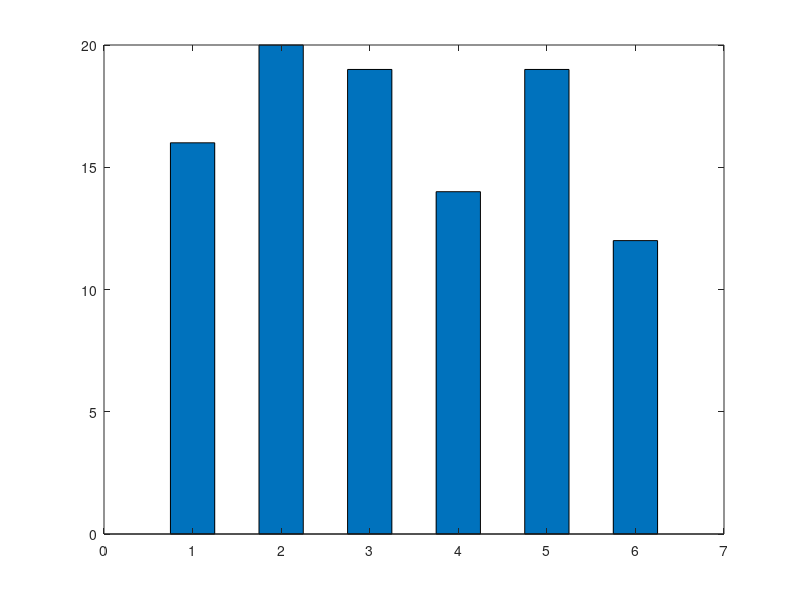
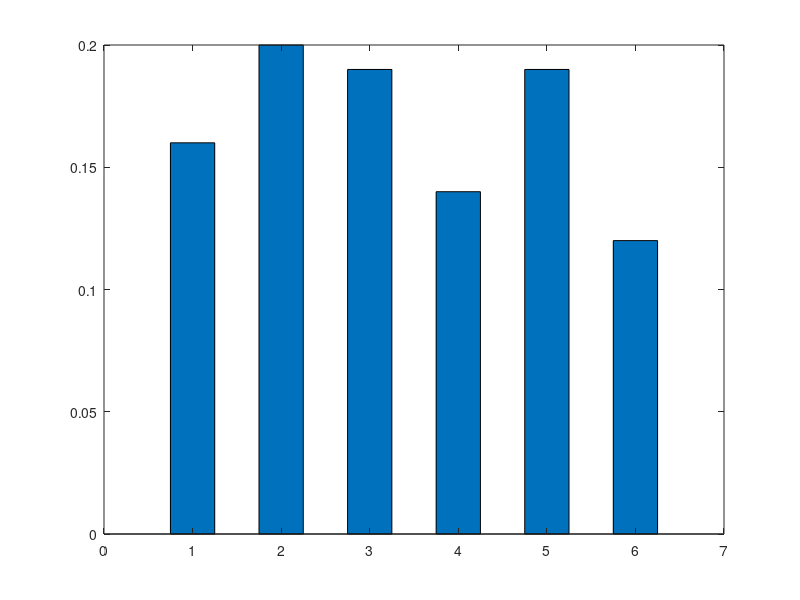
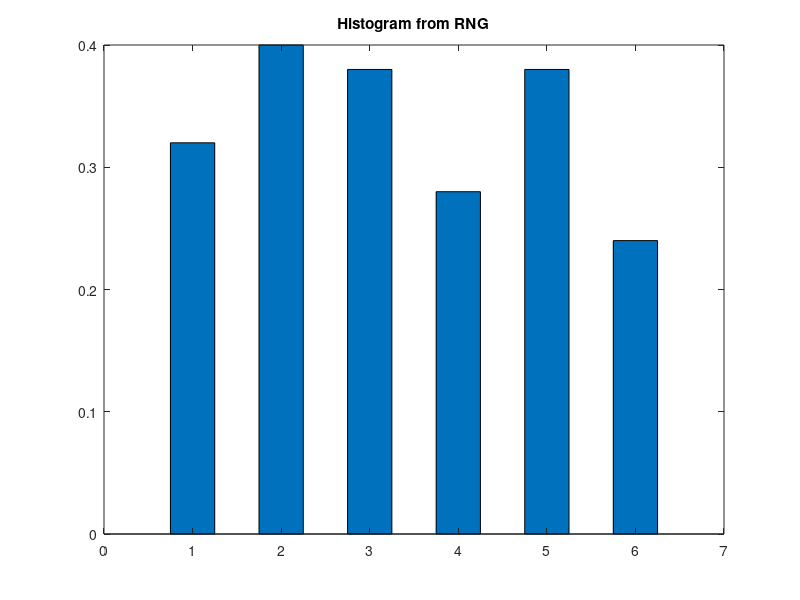

Write the MATLAB code that produced these figures, in order.
clear, clc, close all
format short, format compact

%historgram
unidrnd(6,100,1)   %100 random unsigned numbers from 0 - 10 in one column
                   %discrete uniform distribution
hist(ans, 10)
title('Histogram from RNG')
centers = [1:.5:6];
freq = hist(ans, centers);

%relative Freq
bar(centers, freq, 1)
rel_freq = freq / sum(freq);
figure
title('Relative Frequency')

%Density
bar(centers, rel_freq, 1)
dens = rel_freq / .5;
figure
title('Density Histogram')

bar(centers, dens, 1)
title('Histogram from RNG')
